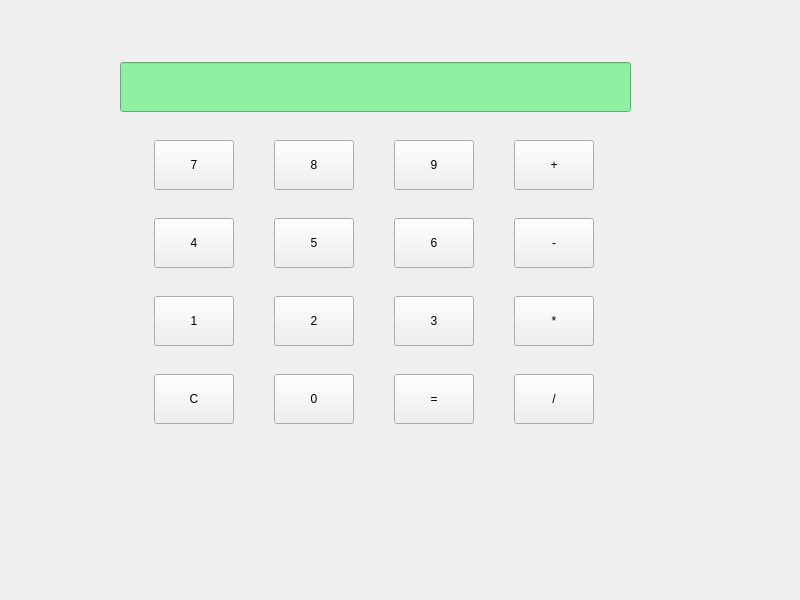
<?xml version="1.0" encoding="UTF-8"?>
<ui version="4.0">
 <class>Calculatrice</class>
 <widget class="QWidget" name="Calculatrice">
  <property name="geometry">
   <rect>
    <x>0</x>
    <y>0</y>
    <width>800</width>
    <height>600</height>
   </rect>
  </property>
  <property name="windowTitle">
   <string>Calculatrice</string>
  </property>
  <widget class="QWidget" name="layoutWidget">
   <property name="geometry">
    <rect>
     <x>120</x>
     <y>40</y>
     <width>511</width>
     <height>411</height>
    </rect>
   </property>
   <layout class="QGridLayout" name="gridLayout">
    <item row="1" column="0">
     <layout class="QHBoxLayout" name="horizontalLayout_4">
      <item>
       <widget class="QPushButton" name="pushButton7">
        <property name="enabled">
         <bool>true</bool>
        </property>
        <property name="minimumSize">
         <size>
          <width>50</width>
          <height>50</height>
         </size>
        </property>
        <property name="maximumSize">
         <size>
          <width>80</width>
          <height>50</height>
         </size>
        </property>
        <property name="text">
         <string>7</string>
        </property>
       </widget>
      </item>
      <item>
       <widget class="QPushButton" name="pushButton8">
        <property name="enabled">
         <bool>true</bool>
        </property>
        <property name="minimumSize">
         <size>
          <width>50</width>
          <height>50</height>
         </size>
        </property>
        <property name="maximumSize">
         <size>
          <width>80</width>
          <height>50</height>
         </size>
        </property>
        <property name="text">
         <string>8</string>
        </property>
       </widget>
      </item>
      <item>
       <widget class="QPushButton" name="pushButton9">
        <property name="enabled">
         <bool>true</bool>
        </property>
        <property name="minimumSize">
         <size>
          <width>50</width>
          <height>50</height>
         </size>
        </property>
        <property name="maximumSize">
         <size>
          <width>80</width>
          <height>50</height>
         </size>
        </property>
        <property name="text">
         <string>9</string>
        </property>
       </widget>
      </item>
      <item>
       <widget class="QPushButton" name="pushButtonAdditionner">
        <property name="enabled">
         <bool>true</bool>
        </property>
        <property name="minimumSize">
         <size>
          <width>50</width>
          <height>50</height>
         </size>
        </property>
        <property name="maximumSize">
         <size>
          <width>80</width>
          <height>50</height>
         </size>
        </property>
        <property name="text">
         <string>+</string>
        </property>
       </widget>
      </item>
     </layout>
    </item>
    <item row="2" column="0">
     <layout class="QHBoxLayout" name="horizontalLayout_3">
      <item>
       <widget class="QPushButton" name="pushButton4">
        <property name="enabled">
         <bool>true</bool>
        </property>
        <property name="minimumSize">
         <size>
          <width>50</width>
          <height>50</height>
         </size>
        </property>
        <property name="maximumSize">
         <size>
          <width>80</width>
          <height>50</height>
         </size>
        </property>
        <property name="text">
         <string>4</string>
        </property>
       </widget>
      </item>
      <item>
       <widget class="QPushButton" name="pushButton5">
        <property name="enabled">
         <bool>true</bool>
        </property>
        <property name="minimumSize">
         <size>
          <width>50</width>
          <height>50</height>
         </size>
        </property>
        <property name="maximumSize">
         <size>
          <width>80</width>
          <height>50</height>
         </size>
        </property>
        <property name="text">
         <string>5</string>
        </property>
       </widget>
      </item>
      <item>
       <widget class="QPushButton" name="pushButton6">
        <property name="enabled">
         <bool>true</bool>
        </property>
        <property name="minimumSize">
         <size>
          <width>50</width>
          <height>50</height>
         </size>
        </property>
        <property name="maximumSize">
         <size>
          <width>80</width>
          <height>50</height>
         </size>
        </property>
        <property name="text">
         <string>6</string>
        </property>
       </widget>
      </item>
      <item>
       <widget class="QPushButton" name="pushButtonSoustraire">
        <property name="enabled">
         <bool>true</bool>
        </property>
        <property name="minimumSize">
         <size>
          <width>50</width>
          <height>50</height>
         </size>
        </property>
        <property name="maximumSize">
         <size>
          <width>80</width>
          <height>50</height>
         </size>
        </property>
        <property name="text">
         <string>-</string>
        </property>
       </widget>
      </item>
     </layout>
    </item>
    <item row="4" column="0">
     <layout class="QHBoxLayout" name="horizontalLayout">
      <item>
       <widget class="QPushButton" name="pushButtonEffacer">
        <property name="enabled">
         <bool>true</bool>
        </property>
        <property name="minimumSize">
         <size>
          <width>50</width>
          <height>50</height>
         </size>
        </property>
        <property name="maximumSize">
         <size>
          <width>80</width>
          <height>50</height>
         </size>
        </property>
        <property name="text">
         <string>C</string>
        </property>
       </widget>
      </item>
      <item>
       <widget class="QPushButton" name="pushButton0">
        <property name="enabled">
         <bool>true</bool>
        </property>
        <property name="minimumSize">
         <size>
          <width>50</width>
          <height>50</height>
         </size>
        </property>
        <property name="maximumSize">
         <size>
          <width>80</width>
          <height>50</height>
         </size>
        </property>
        <property name="text">
         <string>0</string>
        </property>
       </widget>
      </item>
      <item>
       <widget class="QPushButton" name="pushButtonEgal">
        <property name="enabled">
         <bool>true</bool>
        </property>
        <property name="minimumSize">
         <size>
          <width>50</width>
          <height>50</height>
         </size>
        </property>
        <property name="maximumSize">
         <size>
          <width>80</width>
          <height>50</height>
         </size>
        </property>
        <property name="text">
         <string>=</string>
        </property>
       </widget>
      </item>
      <item>
       <widget class="QPushButton" name="pushButtonDiviser">
        <property name="enabled">
         <bool>true</bool>
        </property>
        <property name="minimumSize">
         <size>
          <width>50</width>
          <height>50</height>
         </size>
        </property>
        <property name="maximumSize">
         <size>
          <width>80</width>
          <height>50</height>
         </size>
        </property>
        <property name="text">
         <string>/</string>
        </property>
       </widget>
      </item>
     </layout>
    </item>
    <item row="3" column="0">
     <layout class="QHBoxLayout" name="horizontalLayout_2">
      <item>
       <widget class="QPushButton" name="pushButton1">
        <property name="enabled">
         <bool>true</bool>
        </property>
        <property name="minimumSize">
         <size>
          <width>50</width>
          <height>50</height>
         </size>
        </property>
        <property name="maximumSize">
         <size>
          <width>80</width>
          <height>50</height>
         </size>
        </property>
        <property name="text">
         <string>1</string>
        </property>
       </widget>
      </item>
      <item>
       <widget class="QPushButton" name="pushButton2">
        <property name="enabled">
         <bool>true</bool>
        </property>
        <property name="minimumSize">
         <size>
          <width>50</width>
          <height>50</height>
         </size>
        </property>
        <property name="maximumSize">
         <size>
          <width>80</width>
          <height>50</height>
         </size>
        </property>
        <property name="text">
         <string>2</string>
        </property>
       </widget>
      </item>
      <item>
       <widget class="QPushButton" name="pushButton3">
        <property name="enabled">
         <bool>true</bool>
        </property>
        <property name="minimumSize">
         <size>
          <width>50</width>
          <height>50</height>
         </size>
        </property>
        <property name="maximumSize">
         <size>
          <width>80</width>
          <height>50</height>
         </size>
        </property>
        <property name="text">
         <string>3</string>
        </property>
       </widget>
      </item>
      <item>
       <widget class="QPushButton" name="pushButtonMultiplier">
        <property name="enabled">
         <bool>true</bool>
        </property>
        <property name="minimumSize">
         <size>
          <width>50</width>
          <height>50</height>
         </size>
        </property>
        <property name="maximumSize">
         <size>
          <width>80</width>
          <height>50</height>
         </size>
        </property>
        <property name="text">
         <string>*</string>
        </property>
       </widget>
      </item>
     </layout>
    </item>
    <item row="0" column="0">
     <widget class="QLineEdit" name="lineEditAfficheur">
      <property name="minimumSize">
       <size>
        <width>80</width>
        <height>50</height>
       </size>
      </property>
      <property name="styleSheet">
       <string notr="true">background-color:rgb(143,240,164);</string>
      </property>
      <property name="alignment">
       <set>Qt::AlignRight|Qt::AlignTrailing|Qt::AlignVCenter</set>
      </property>
      <property name="readOnly">
       <bool>true</bool>
      </property>
     </widget>
    </item>
   </layout>
  </widget>
 </widget>
 <resources/>
 <connections/>
</ui>
